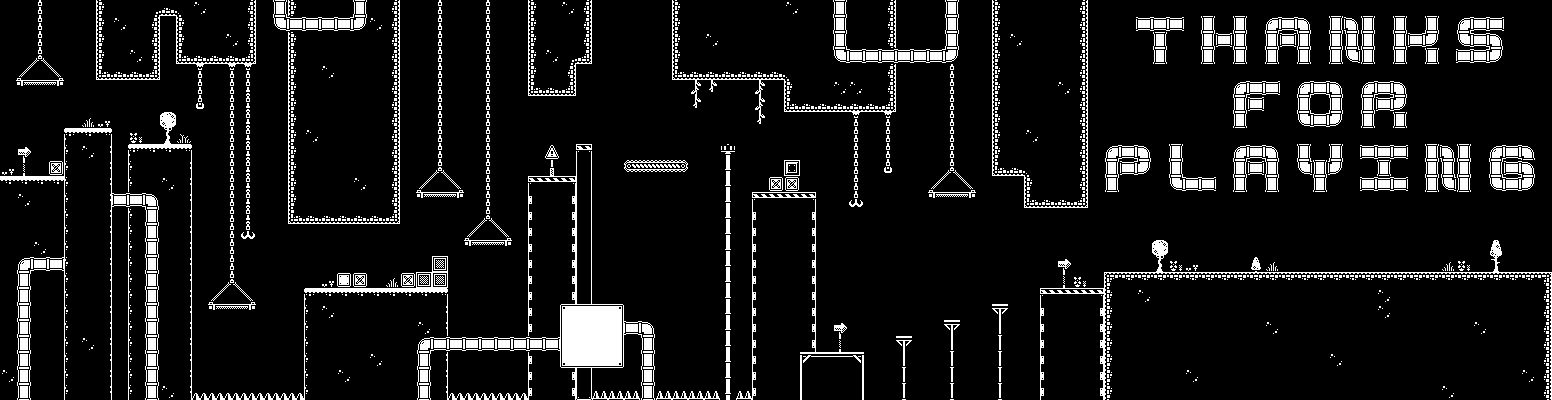

This game map was drawn from its Tiled (.tmx) file and the tilesets committed beside it. A one-line description and the trimmed map source follow:
An orthogonal 97x25 tile map with 16x16 px tiles, 1 tile layer (Environment) and 35 objects (35x Collider).

<map version="1.10" tiledversion="1.12.1" orientation="orthogonal" renderorder="right-down" width="97" height="25" tilewidth="16" tileheight="16" infinite="0" nextlayerid="6" nextobjectid="57">
 <editorsettings>
  <export target="renderer-demo-map.json" format="json" />
 </editorsettings>
 <tileset firstgid="1" source="renderer platformer tilemap.tsx" />
 <objectgroup id="5" name="Object Layer 1">
  <object id="15" type="Collider" x="0" y="175.5" width="64" height="224" />
  <object id="16" type="Collider" x="47.5" y="159.5" width="16.5" height="16" />
  <object id="17" type="Collider" x="63.5" y="127.5" width="46.5" height="272" />
  <object id="18" type="Collider" x="127.5" y="143" width="64.5" height="256.5" />
  <object id="19" type="Collider" x="95.5" y="-0.5" width="63" height="79.5" />
  <object id="20" type="Collider" x="158" y="-0.75" width="18" height="15.75" />
  <object id="21" type="Collider" x="175.5" y="-0.25" width="80" height="64" />
  <object id="26" type="Collider" x="191.667" y="392.333" width="112.667" height="7" />
  <object id="27" type="Collider" x="287.667" y="-0.333333" width="111.667" height="224" />
  <object id="28" type="Collider" x="303.667" y="287.333" width="144" height="112.333" />
  <object id="29" type="Collider" x="416" y="272" width="15.6667" height="15.3333" />
  <object id="30" type="Collider" x="431.333" y="271.333" width="15.6667" height="15.3333" />
  <object id="31" type="Collider" x="431.667" y="255.333" width="15.6667" height="16" />
  <object id="32" type="Collider" x="447.333" y="392" width="80.3333" height="7.66667" />
  <object id="33" type="Collider" x="463.667" y="240" width="48.3333" height="7.66667" />
  <object id="35" type="Collider" x="207.667" y="303.667" width="48" height="7" />
  <object id="36" type="Collider" x="415.667" y="191.333" width="48" height="7.33333" />
  <object id="37" type="Collider" x="528" y="176" width="48.3333" height="223.667" />
  <object id="38" type="Collider" x="575.667" y="143.333" width="15.6667" height="256.667" />
  <object id="39" type="Collider" x="527.667" y="0" width="48" height="95.6667" />
  <object id="40" type="Collider" x="575" y="-0.666667" width="17.3333" height="64.3333" />
  <object id="41" type="Collider" x="623.667" y="160" width="63.6667" height="13.3333" />
  <object id="42" type="Collider" x="671.667" y="-0.333333" width="223.333" height="80" />
  <object id="43" type="Collider" x="783.333" y="0" width="111.667" height="111" />
  <object id="45" type="Collider" x="719.667" y="145" width="16" height="7.33333" />
  <object id="46" type="Collider" x="724.667" y="152.667" width="6" height="247" />
  <object id="47" type="Collider" x="591" y="390" width="161.333" height="9.66667" />
  <object id="48" type="Collider" x="751.667" y="191.667" width="64" height="208" />
  <object id="49" type="Collider" x="815" y="351" width="49" height="49" />
  <object id="50" type="Collider" x="896" y="336" width="15.3333" height="11" />
  <object id="51" type="Collider" x="943.667" y="319.667" width="16.6667" height="11.6667" />
  <object id="52" type="Collider" x="991.667" y="303.333" width="16.3333" height="12.3333" />
  <object id="53" type="Collider" x="991.5" y="-0.5" width="95.5" height="176" />
  <object id="54" type="Collider" x="1023" y="0.5" width="63.5" height="206" />
  <object id="55" type="Collider" x="1103.5" y="272" width="447.5" height="127" />
 </objectgroup>
 <layer id="1" name="Environment" width="97" height="25">
  <data>[2425 cells, 1270 non-empty, 86 distinct tile ids]</data>
 </layer>
</map>
